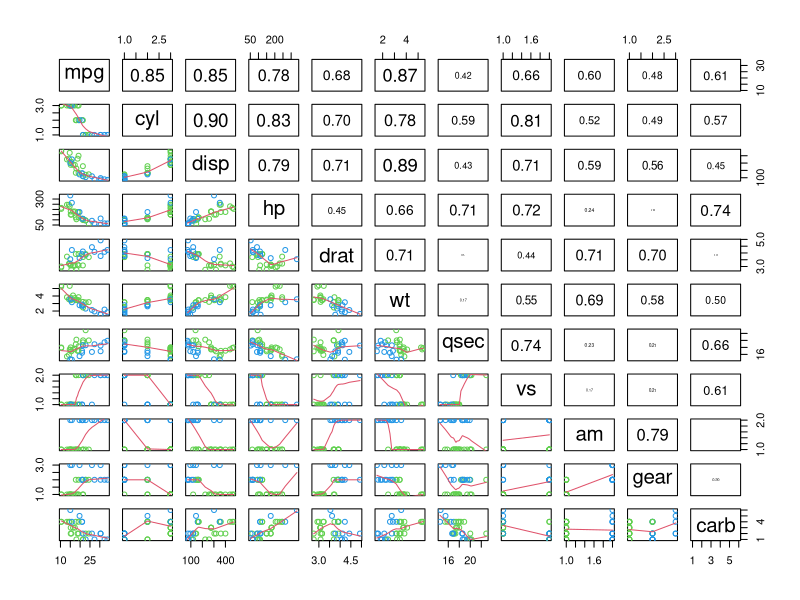
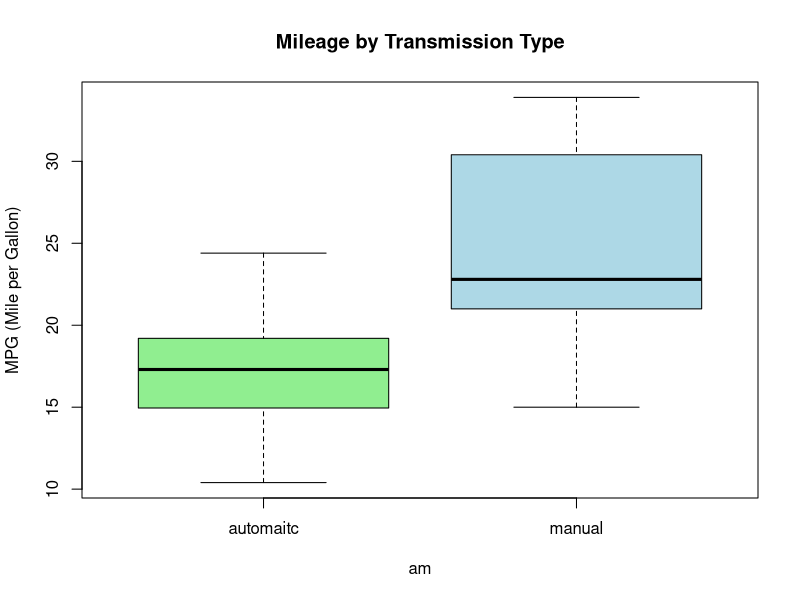
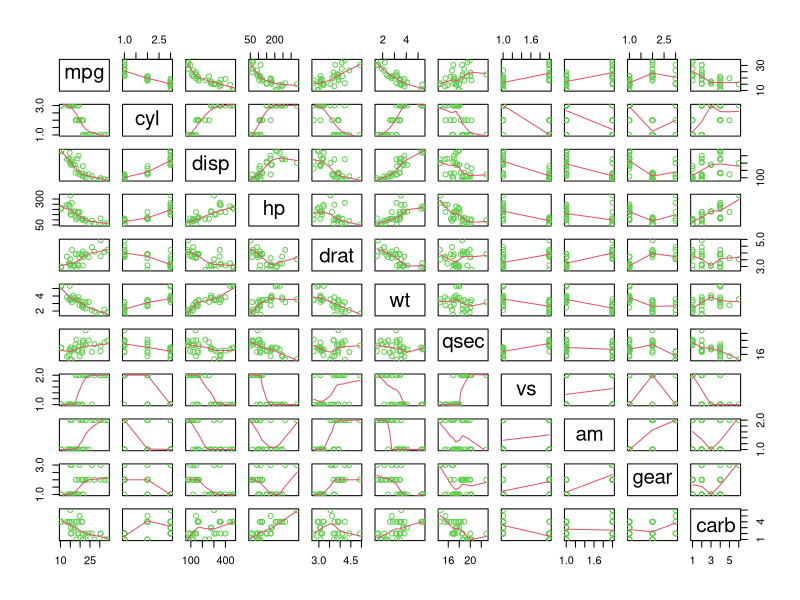
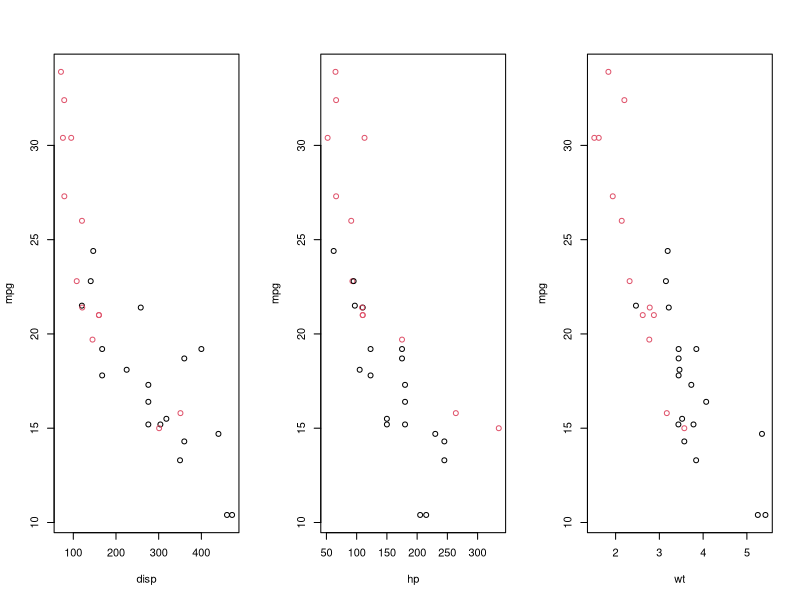

Reproduce these figures in R, in order.
## ---- chunk 1
knitr::opts_chunk$set(echo = TRUE)
## ---- chunk 2
#load mtcars data
data(mtcars)
str(mtcars)
head(mtcars)
tail(mtcars)
## ---- chunk 3
mtcars.f = mtcars
mtcars.f$am = as.factor(mtcars.f$am)
#chang level names to automaitc and manual
levels(mtcars.f$am) = c("automatic", "manual")
mtcars.f$cyl = as.factor(mtcars.f$cyl)
mtcars.f$vs = as.factor(mtcars.f$vs)
mtcars.f$gear = as.factor(mtcars.f$gear)
mtcars.f$carb = as.factor(mtcars.f$carb)
## ---- chunk 4
#cor_matrix <- cor(mtcars)
#cor_matrix[c(1,9),]

panel.cor <- function(x, y, digits = 2, prefix = "", cex.cor, ...)
{
    usr <- par("usr"); on.exit(par(usr))
    par(usr = c(0, 1, 0, 1))
    r <- abs(cor(x, y))
    txt <- format(c(r, 0.123456789), digits = digits)[1]
    txt <- paste0(prefix, txt)
    if(missing(cex.cor)) cex.cor <- 0.8/strwidth(txt)
    text(0.5, 0.5, txt, cex = cex.cor * r)
}
pairs(mtcars.f, lower.panel = panel.smooth, upper.panel = panel.cor,  col = 3 + (mtcars$am == 1))
## ---- chunk 5
boxplot(mpg ~ am, data=mtcars, main="Mileage by Transmission Type", ylab="MPG (Mile per Gallon)",
        col=c("lightgreen","lightblue"), names=c("automaitc", "manual"))
## ---- chunk 6
mtcars <- mtcars.f
mean_auto = mean(mtcars[mtcars$am=="automatic",]$mpg)
mean_manual = mean(mtcars[mtcars$am=="manual",]$mpg)
## ---- chunk 7
mpg_automatic= mtcars[mtcars$am=="automatic",]$mpg
mpg_manual= mtcars[mtcars$am=="manual",]$mpg
mpg_automatic
mpg_manual
t.test(mpg_automatic, mpg_manual)
## ---- chunk 8
with(mtcars, tapply(mpg, am, summary))
fit = lm(mpg ~ am, data=mtcars)
summary(fit)
## ---- chunk 9
#create a vector with mtcars's column names - "am"
x <- names(mtcars)
x <- x[! x == "am" & ! x == "mpg" ]
#tt <- data.frame()
#names(tt) <- c("formula", "coefficient", "P-Value")
for (i in 1:length(x)) {
    fml <- NULL; y <-NULL ; fit_temp <- NULL
    fml <- paste("mpg ~ am + ", x[i] )
    fit_temp <- lm(fml, data=mtcars) 
    y <- c(fml,round(summary(fit_temp)$coefficients[2,1],2),
           round(summary(fit_temp)$coefficients[2,4],2))
    y <- as.character(y); print(y)
   # tt <- rbind(tt,y)
}

## ---- chunk 10
fit1 = lm(mpg ~ am + hp, data=mtcars)
summary(fit1)
## ---- chunk 11
fit2 = lm(mpg ~ am + hp + qsec, data=mtcars)
summary(fit2)
anova(fit1,fit2)
## ---- chunk 12

fit3 = lm(mpg ~ am + hp + vs, data=mtcars)
summary(fit3)
anova(fit1,fit3)
## ---- chunk 13

fit4 = lm(mpg ~ am + hp + carb, data=mtcars)
summary(fit4)
anova(fit1,fit4)
## ---- chunk 14
fit5 = lm(mpg ~ am + hp + disp, data=mtcars)
summary(fit5)
anova(fit1,fit5)
## ---- chunk 15

fit6 = lm(mpg ~ am + hp + qsec+ vs + carb, data=mtcars)
summary(fit6)
anova(fit1,fit6)
## ---- chunk 16
pairs(mtcars, panel = panel.smooth, col = 3 + (mtcars$am == 1))
## ---- chunk 17
par(mfrow=c(1,3))
with(mtcars, plot(disp, mpg, col=am))
with(mtcars, plot(hp, mpg, col=am))
with(mtcars, plot(wt, mpg, col=am))
## ---- chunk 18
fitAll <- lm(mpg ~ ., data=mtcars)
summary(fitAll)
library(car)
vif(fitAll)
## ---- chunk 19
fit_cyl_carb = lm(mpg ~ . - cyl - carb, data=mtcars)
anova(fitAll,fit_cyl_carb)
fit_l = lm(mpg ~ am + disp + hp +drat + wt + qsec +vs +gear, data=mtcars)
vif(fit_l)
fit_l_g = lm(mpg ~ am + disp + hp +drat + wt + qsec +vs, data=mtcars)
anova(fit_l, fit_l_g)
